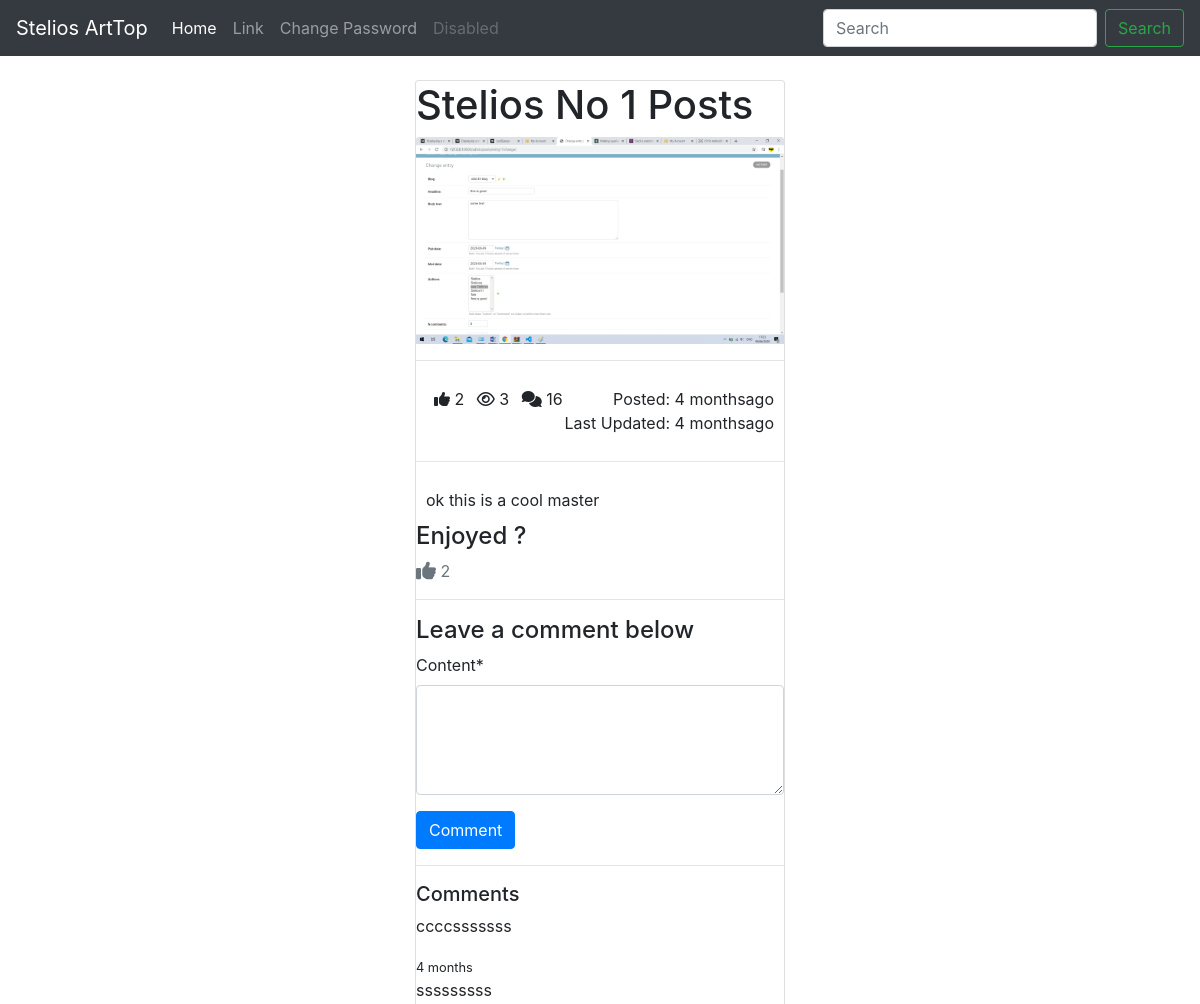
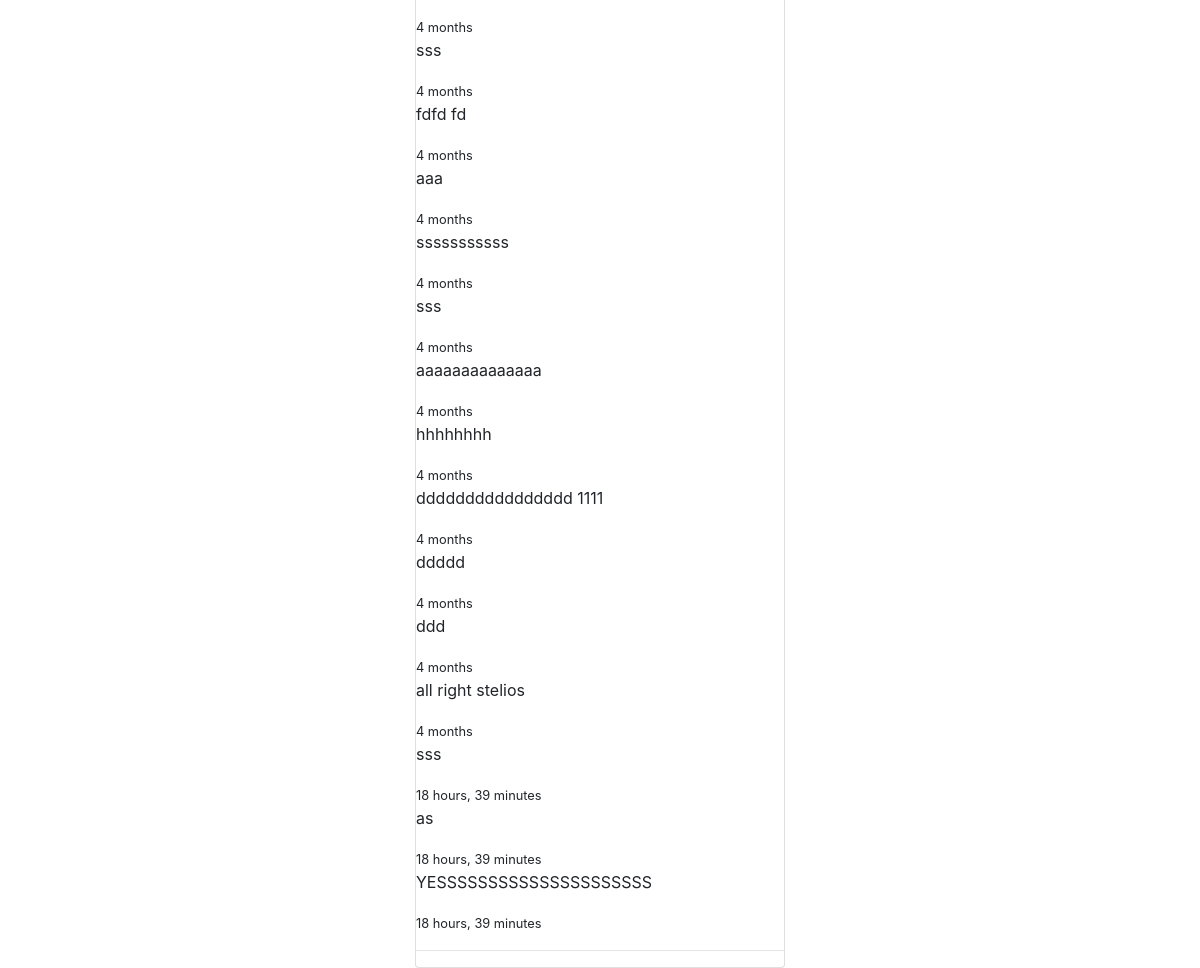
Page /aaaa11/ (signed in) on the committed database (2 pictures, top to bottom).
### posts/models.py (models this page shows, shortened)
class Post(models.Model):
    title = models.CharField(max_length=122)
    content = models.TextField()
    thumbnail = models.ImageField()
    publish_date = models.DateField(auto_now_add=True)
    last_updated = models.DateField(auto_now=True)
    author = models.ForeignKey(User, on_delete=models.CASCADE)
    slug = models.SlugField()
    def get_like_url(self):
        return reverse ("like", kwargs={
            'slug':self.slug
        })
    @property
    def comments(self):
        return self.comment_set.all()
    @property
    def get_view_count(self):
        return self.postview_set.all().count()
    @property
    def get_like_count(self):
        return self.like_set.all().count()
    @property
    def get_comment_count(self):
        return self.comment_set.all().count()

class Comment(models.Model):
    user = models.ForeignKey(User, on_delete=models.CASCADE)
    post = models.ForeignKey(Post, on_delete= models.CASCADE)
    timestamp = models.DateField(auto_now_add=True)
    content = models.TextField()

### posts/views.py (the view, shortened to what this page needs)
# urls.py: path('<slug>/', PostDetailView.as_view(), name='detail'),
class PostDetailView(DetailView):
    model = Post
    def get_context_data(self, **kwargs):
        context = super().get_context_data(**kwargs)
        context.update ({ 'form': CommentForm()
                        })
        return context
    def get_object(self, **kwargs):
        object = super().get_object(**kwargs)
        if self.request.user.is_authenticated:
            PostView.objects.get_or_create(user=self.request.user, post = object)
        return object

### posts/forms.py
class CommentForm(forms.ModelForm):
    content = forms.CharField(required= True,    widget = forms.Textarea (attrs={'rows':4}))
    class Meta:
        model = Comment
        fields = ('content',)

### templates/posts/post_detail.html (shortened to what this page needs)
{% extends "base.html" %}
{% load crispy_forms_tags %}
{% block content %}
<div class = 'row>'>
<div class = 'col-4 offset-4'>
<div class="card">
    <h1> {{ object.title | title  }} </h1>
    <img src= "{{  object.thumbnail.url  }}"  class = card-img-top  alt="Card image cap">
    <hr / >
        <div style="padding: 10px;">
            <span> <i class="fas fa-thumbs-up ml-2"></i> {{ object.get_like_count }} </span>
            <span> <i class="far fa-eye ml-2"></i> {{ object.get_view_count }} </span>
            <span> <i class="fas fa-comments ml-2"></i> {{ object.get_comment_count }}  </span>
            <span class='float-right'> Posted: {{ object.publish_date | timesince  }}ago</span>
            <span class='float-right'> Last Updated: {{ object.last_updated | timesince  }}ago</span>
        </div>
<hr / >
        <div style="padding: 10px;">
         {{ object.content }}
        </div>
        <div>
        <h4>Enjoyed ? </h4>
        <a class="text-muted" href="{{  object.get_like_url    }}"> <i class="fas fa-thumbs-up fa-lg"></i> {{ object.get_like_count }} </a>
        </div>
        <hr />
        {% if request.user.is_authenticated %}
        <h4>Leave a comment below</h4>
                <form method="POST">
                    {{ form|crispy }}
                    <button class='btn btn-primary' type='submit'>Comment</button>
                </form>
                <hr />
                <h5>Comments</h5>
                {% for comment in object.comments  %}
                <div>
                        <p>{{ comment.content }}</p>
                        <small>   {{ comment.timestamp | timesince }}                 </small>
                    </div>
                    {% endfor %}
                    {% else %}
                    <a href="{% url 'account_login' %}" class="btn btn-primary btn-block">Login to comment</a>
                    {% endif %}
                <hr />
</div>
</div>
</div>
{% endblock content %}}

### rows in the picture
Post: title "Stelios No 1 Posts", thumbnail (picture), get_like_count "2", get_view_count "3", get_comment_count "16", publish_date "4 months", last_updated "4 months", content "ok this is a cool master"
Comment: content "ccccsssssss", timestamp "4 months"
Comment: content "sssssssss", timestamp "4 months"
Comment: content "sss", timestamp "4 months"
Comment: content "fdfd fd", timestamp "4 months"
Comment: content "aaa", timestamp "4 months"
Comment: content "sssssssssss", timestamp "4 months"
Comment: content "sss", timestamp "4 months"
Comment: content "aaaaaaaaaaaaaa", timestamp "4 months"
Comment: content "hhhhhhhh", timestamp "4 months"
Comment: content "dddddddddddddddd 1111", timestamp "4 months"
Comment: content "ddddd", timestamp "4 months"
Comment: content "ddd", timestamp "4 months"
Comment: content "all right stelios", timestamp "4 months"
Comment: content "sss", timestamp "18 hours, 39 minutes"
Comment: content "as", timestamp "18 hours, 39 minutes"
Comment: content "YESSSSSSSSSSSSSSSSSSSSS", timestamp "18 hours, 39 minutes"
